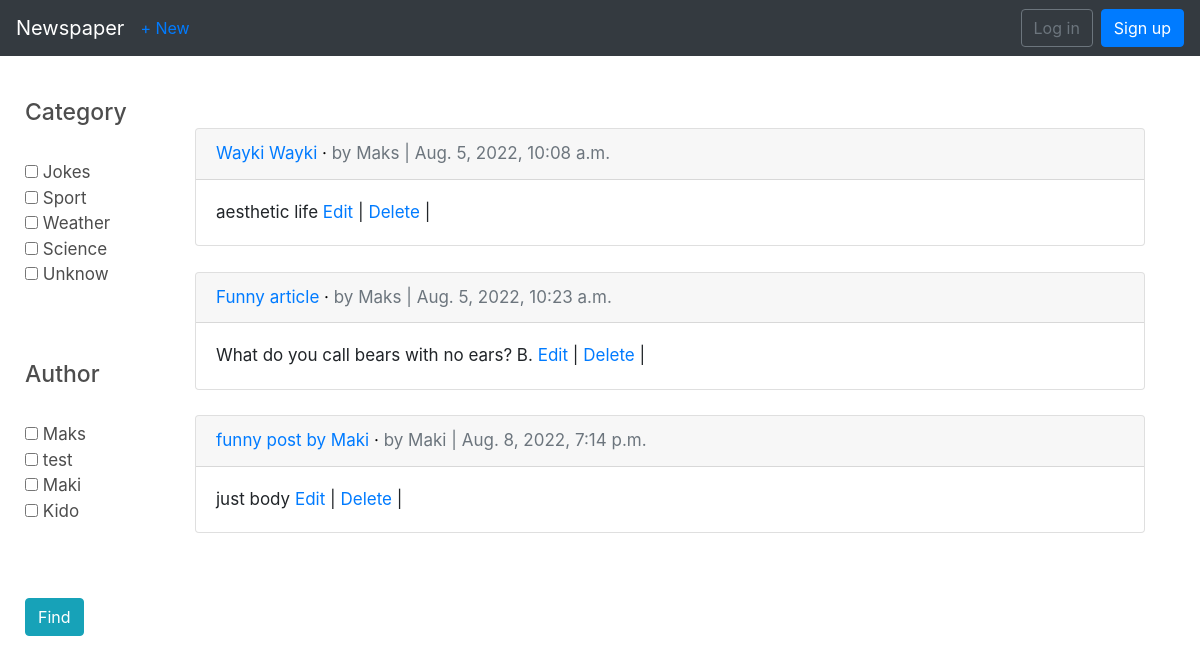
The page /articles/ on the database as committed earlier.
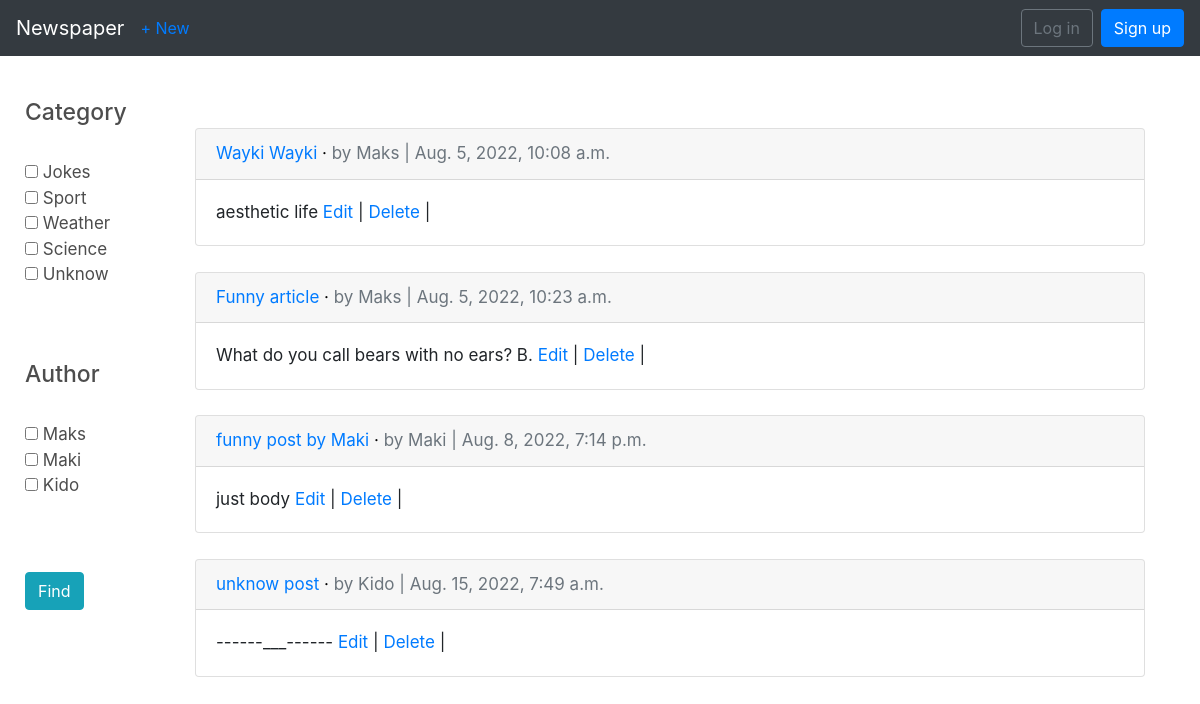
The same page on the database as committed later.
### articles/models.py (models this page shows, shortened)
class Category(models.Model):
    name = models.CharField(max_length=150)
    url = models.SlugField(max_length=160, unique=True)
    class Meta:
        verbose_name = 'Category'
        verbose_name_plural = 'Categories'

class Article(models.Model):
    title = models.CharField(max_length=255)
    body = models.TextField()
    category = models.ForeignKey(
        Category, related_name='articles', on_delete=models.SET_NULL, null=True
    )
    date = models.DateTimeField(auto_now_add=True)
    author = models.ForeignKey(
        settings.AUTH_USER_MODEL,
        on_delete=models.CASCADE,
    )
    views = models.IntegerField(default=0, null=True, blank=True)
    draft = models.BooleanField(default=False)
    objects = models.Manager()
    draft_true = DraftManager()

### users/models.py (models this page shows)
class CustomUser(AbstractUser):
    age = models.PositiveIntegerField(null=True, blank=True)

### articles/views.py (the view)
# urls.py: path('', views.ArticleListView.as_view(), name='article_list'),
class ArticleListView(CategoryUserList, ListView):
    model = Article
    template_name = 'articles/article_list.html'
    queryset = model.objects.filter(draft=False).select_related('author')

### articles/views.py (called while the page is built)
    def get_categories(self):
        return Category.objects.all()

    def get_authors(self):
        return CustomUser.objects.all()

### articles/templates/articles/article_list.html (shortened to what this page needs)
{% extends 'base.html' %}
{% block content %}
    <div class="side_bar">
        <form action="{% url 'filter' %}" method="get" name="filter">
            <div class="left-side my-4">
                <div class="category_list">
                    <h3 class="sear-head editContent">Category</h3>
                    <ul class="w3layouts-box-list">
                        {% for category in view.get_categories %}
                            <li class="editContent">
                                <input type="checkbox" class="checked" name="category" value="{{ category.id }}">
                                <span class="span editContent">{{ category.name }}</span>
                            </li>
                        {% endfor %}
                    </ul>
                    <br><br>
                    </div>
            </div>
            <div class="left-side my-4">
                <div class="category_list">
                    <h3 class="sear-head editContent">Author</h3>
                    <ul class="w3layouts-box-list">
                        {% for author in view.get_authors %}
                            <li class="editContent">
                                <input type="checkbox" class="checked" name="author" value="{{ author.id }}">
                                <span class="span editContent">{{ author }}</span>
                            </li>
                        {% endfor %}
                    </ul>
                    <br><br>
                    </div>
            </div>
            <button class="btn btn-info" type="submit">Find</button>
        </form>
    </div>
    <br><br>
    <div class="main">
        {% for article in object_list %}
            <div class="card">
                <div class="card-header">
                        <a href="{% url 'article_detail' article.pk %}">{{article.title}}</a></span> &middot;
                    <span class="text-muted">by {{article.author}} | {{article.date}}</span>
                </div>
                <div class="card-body">
                    {{article.body}}
                    <a href="{% url 'article_edit' article.pk %}">Edit</a> |
                    <a href="{% url 'article_delete' article.pk %}">Delete</a> |
                </div>
            </div>
            <br>
        {% endfor %}
    </div>
{% endblock %}

Rows that differ between the two databases and show on the page:
removed CustomUser: username "test"
added Article: title "unknow post", author "Kido", date "Aug. 15, 2022, 7:49 a.m.", body "------___------"
